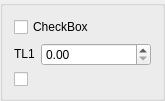
<?xml version="1.0" encoding="UTF-8"?>
<ui version="4.0">
 <class>DlgRef_1Check1Spin1Check_QTD</class>
 <widget class="QWidget" name="DlgRef_1Check1Spin1Check_QTD">
  <property name="geometry">
   <rect>
    <x>0</x>
    <y>0</y>
    <width>165</width>
    <height>94</height>
   </rect>
  </property>
  <property name="windowTitle">
   <string/>
  </property>
  <layout class="QGridLayout">
   <property name="margin">
    <number>0</number>
   </property>
   <property name="spacing">
    <number>0</number>
   </property>
   <item row="0" column="0">
    <widget class="QGroupBox" name="GroupBox1">
     <property name="sizePolicy">
      <sizepolicy hsizetype="Expanding" vsizetype="Expanding">
       <horstretch>0</horstretch>
       <verstretch>0</verstretch>
      </sizepolicy>
     </property>
     <property name="title">
      <string/>
     </property>
     <layout class="QGridLayout" name="gridLayout1">
      <property name="spacing">
       <number>6</number>
      </property>
      <item row="0" column="0" colspan="2">
       <widget class="QCheckBox" name="checkButton1">
        <property name="text">
         <string>CheckBox</string>
        </property>
       </widget>
      </item>
      <item row="2" column="0" colspan="2">
       <widget class="QCheckBox" name="checkButton2">
        <property name="text">
         <string/>
        </property>
       </widget>
      </item>
      <item row="1" column="0">
       <widget class="QLabel" name="TextLabel1">
        <property name="sizePolicy">
         <sizepolicy hsizetype="Fixed" vsizetype="Fixed">
          <horstretch>0</horstretch>
          <verstretch>0</verstretch>
         </sizepolicy>
        </property>
        <property name="text">
         <string>TL1</string>
        </property>
        <property name="wordWrap">
         <bool>false</bool>
        </property>
       </widget>
      </item>
      <item row="1" column="1">
       <widget class="SalomeApp_DoubleSpinBox" name="SpinBox_DX"/>
      </item>
     </layout>
    </widget>
   </item>
  </layout>
 </widget>
 <layoutdefault spacing="6" margin="11"/>
 <pixmapfunction>qPixmapFromMimeSource</pixmapfunction>
 <customwidgets>
  <customwidget>
   <class>SalomeApp_DoubleSpinBox</class>
   <extends>QDoubleSpinBox</extends>
   <header location="global">SalomeApp_DoubleSpinBox.h</header>
  </customwidget>
 </customwidgets>
 <tabstops>
  <tabstop>SpinBox_DX</tabstop>
  <tabstop>checkButton2</tabstop>
 </tabstops>
 <resources/>
 <connections/>
</ui>
